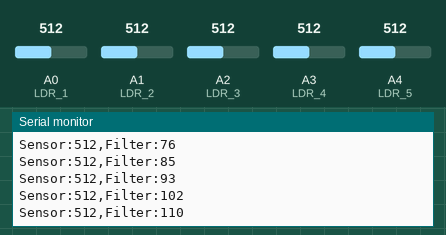
Bench run of a sketch on a simulated Arduino Uno, built with avr-gcc and run on an emulated ATmega328P. Shown: the last lines printed to the serial monitor. The inputs (shaded band) are chosen by the test bench; at power-on: A0 (LDR_1) = 512, A1 (LDR_2) = 512, A2 (LDR_3) = 512, A3 (LDR_4) = 512, A4 (LDR_5) = 512.

Above: at 1.2 s.
1.3 s: A0 (LDR_1) set to 716
At 1.32 s:
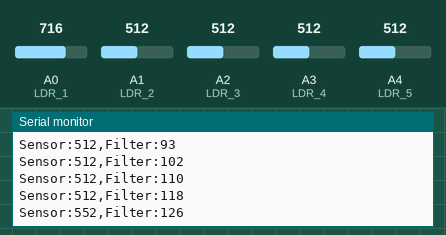
2.8 s: A1 (LDR_2) set to 716
At 2.83 s:
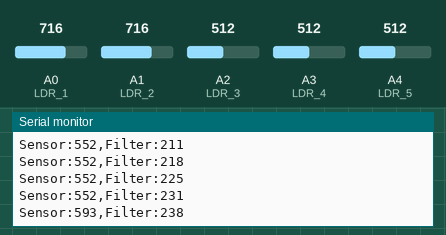
4.3 s: A2 (LDR_3) set to 716
At 4.35 s:
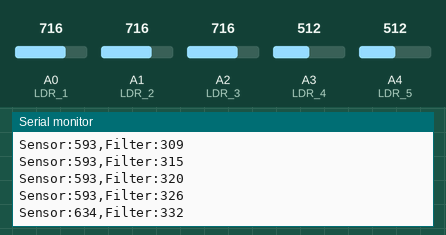
5.8 s: A3 (LDR_4) set to 716
At 5.87 s:
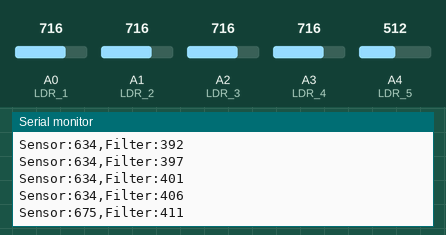
8.8 s: A4 (LDR_5) set to 716
At 8.8 s:
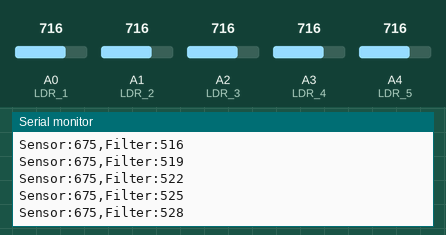
10.3 s: A0 (LDR_1) set to 992
At 10.31 s:
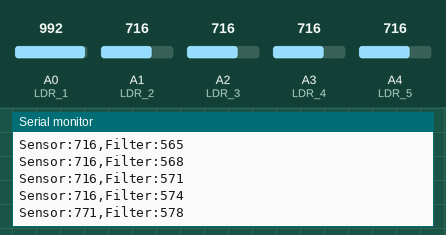
Timing chart, 0 to 12.8 s (numbered marks = the images above; inputs shaded):
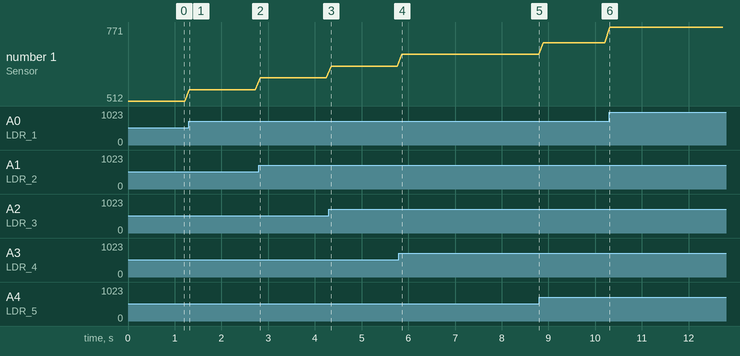

Measured:
- after the input at 1.3 s, the serial monitor: prints a new line at once (image 1)
- after the input at 2.8 s, the serial monitor: prints a new line at once (image 2)
- after the input at 4.3 s, the serial monitor: prints a new line after 0.05 s (image 3)
- after the input at 5.8 s, the serial monitor: prints a new line after 0.06 s (image 4)
- after the input at 10.3 s, the serial monitor: prints a new line at once (image 6)
- plotted number 1: 512 → 552 after the input at 1.3 s, 552 → 593 after the input at 2.8 s, 593 → 634 after the input at 4.3 s, 634 → 675 after the input at 5.8 s, 675 → 716 after the input at 8.8 s

The sketch:

LDR-read.ino
```cpp
#define LDR_1	A0
#define LDR_2	A1
#define LDR_3	A2
#define LDR_4	A3
#define LDR_5	A4

// Arduino			  Modul sensor
// ---------        ---------
//		  A0	| <---- | LDR_1	|
//		  A1	| <---- | LDR_2	|
//		  A2	| <---- | LDR_3	|
//		  A3	| <---- | LDR_4	|
//		  A4	| <---- | LDR_5	|
//	  		  |		    |		    |
//	  	5V	| <---- | VCC	  |
//		  GND	| <---- | GND	  |
//			    |		    ---------
// ---------

/* Struktur low pass filter */
typedef struct lpf_config_t {
	float value;
	float valueNew;
	float valueOld;
	float factor;
}lpf_config_t;

lpf_config_t filterLDR;


int nilai = 0;	// variable ini menyimpan nilai sebelum low-pass-filter
int nilaiTerfilter = 0;	// variable ini menyimpan nilai setelah low-pass-filter

void setup() {
	Serial.begin(9600);
	// Lakukan inisialisasi filter.
	lpf_init(&filterLDR, .02);
}

void loop() {
	nilai = 0;
	// Baca nilai dari LDR 1 per 1
	nilai += analogRead(LDR_1);
	nilai += analogRead(LDR_2);
	nilai += analogRead(LDR_3);
	nilai += analogRead(LDR_4);
	nilai += analogRead(LDR_5);

	// Hitung rerata dari pembacaan 5 LDR
	nilai = nilai / 5;
	nilaiTerfilter = (int)lpf_get_filter(&filterLDR, nilai);
  	Serial.print("Sensor:");
  	Serial.print(nilai);
  	Serial.print(",");
  	Serial.print("Filter:");
  	Serial.print(nilaiTerfilter);
  	Serial.print("\n");

  	delay(100);
}

/* @fn: lpf_init
 * @brief: Inisialisasi low pass filter.
 * @param: lpf 				: pointer ke struct lpf_config_t
 * @param: filter_factor 	: faktor filterisasi (sesuaikan faktor dengan perubahan nilai setelah difilter.)
 * @return: None
 * @note:
 */
void lpf_init(lpf_config_t *lpf, float filter_factor) {
	lpf->value = lpf->valueNew = lpf->valueOld = 0.0;
	lpf->factor = filter_factor;
}

/* @fn: lpf_get_filter
 * @brief: Filter sinyal input dan dapatkan sinyal terfilter dari return.
 * @param: lpf 		: pointer ke struct lpf_config_t
 * @param: input 	: sinyal yang akan di filter
 * @return: nilai setelah di filter
 * @note:
 */
float lpf_get_filter(lpf_config_t *lpf, float input) {
	lpf->value = input;
	lpf->valueNew = ((1.0 - lpf->factor) * lpf->valueOld) + (lpf->factor * lpf->value);
	lpf->valueOld = lpf->valueNew;

	return (lpf->valueNew);
}
```
